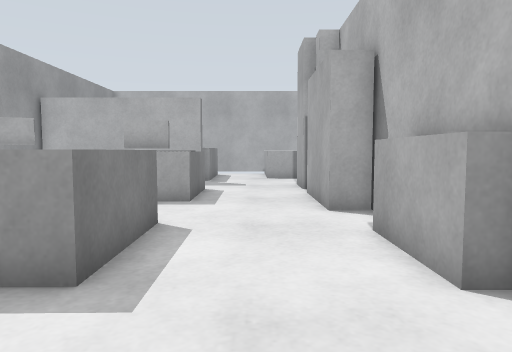
[1] (above)

16 first-person views from a walk through a robot-simulator world made for Gazebo. The camera is 0.72 m above the floor, tilts 4° down and sees 70° across. The floor is counted in squares, 0.5 m on a side. Each view is taken from the middle of a square. On the plan, view 1 faces up. The plan holds only what a view shows up to about 16 squares ahead; the rest is blank. The place goes on beyond the plan.

[2]
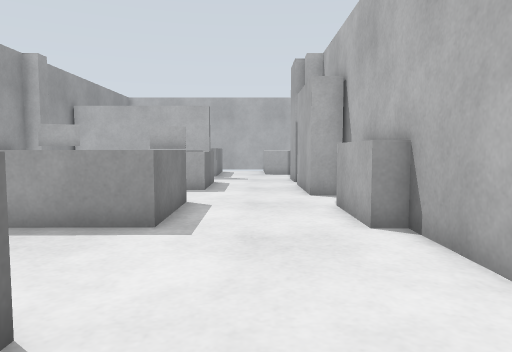

[3]
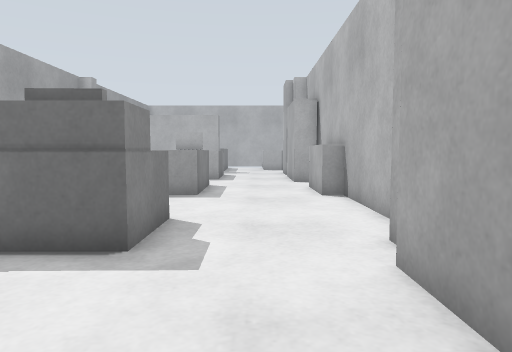

[4]
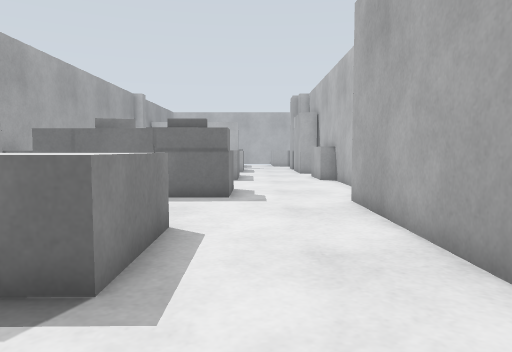

[5]
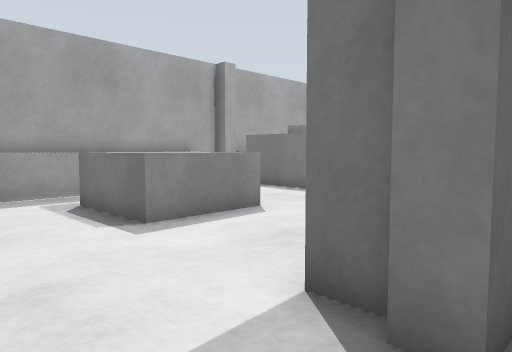

[6]
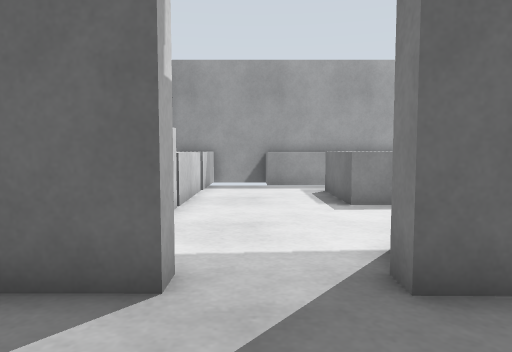

[7]
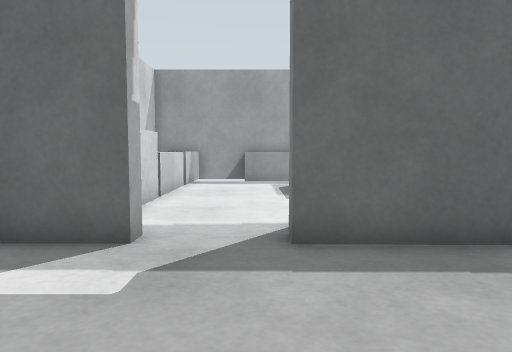

[8]
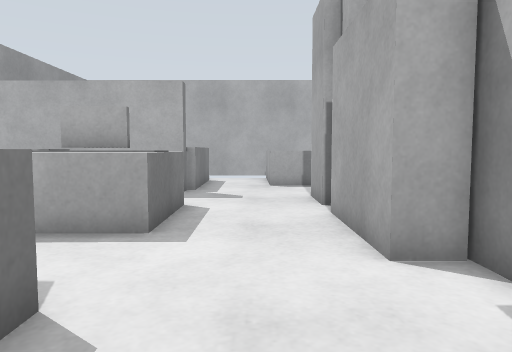

[9]
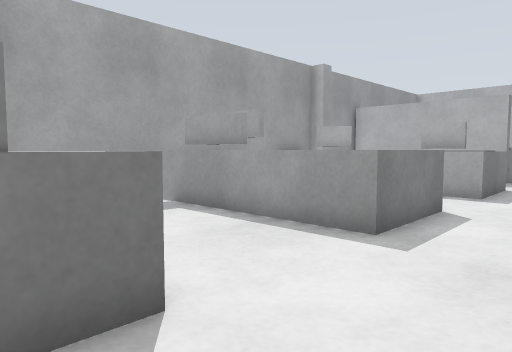

[10]
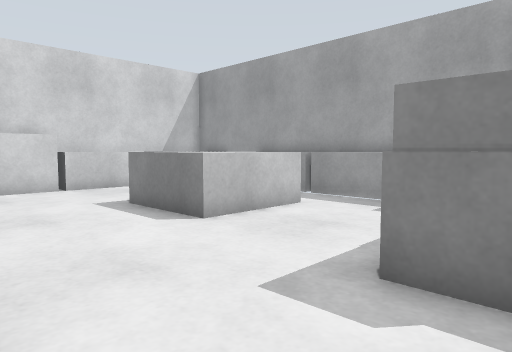

[11]
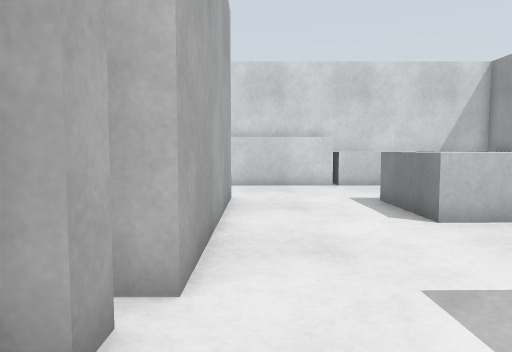

[12]
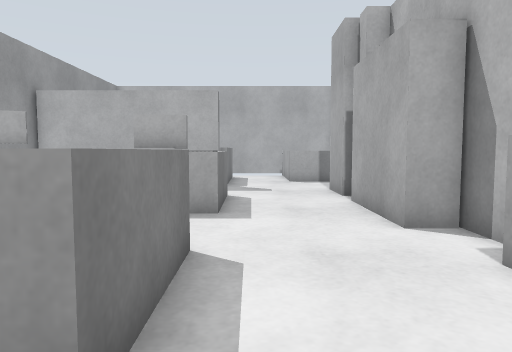

[13]
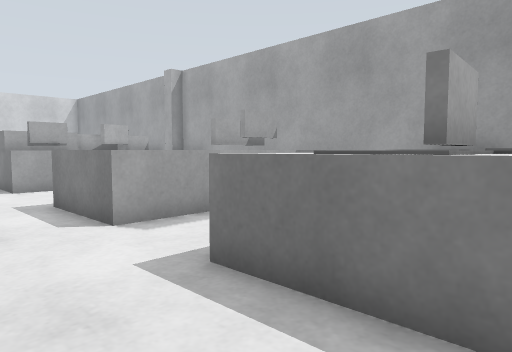

[14]
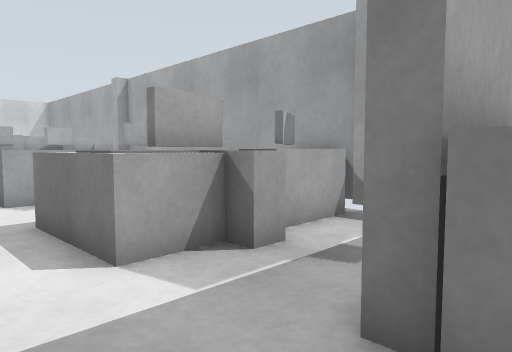

[15]
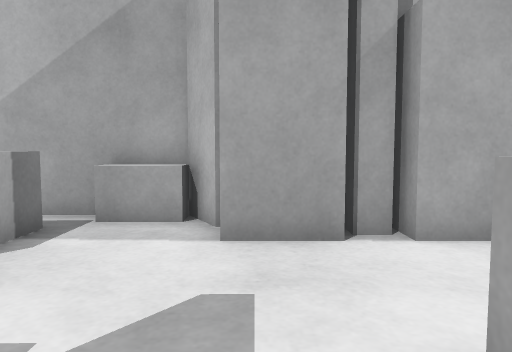

[16]
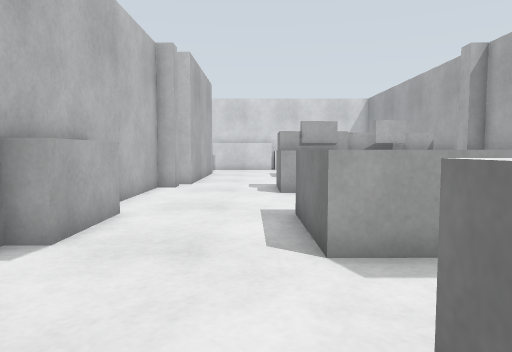

### Floor plan
Key: @ floor where view 1 was taken; # wall or solid block; . floor; = window, fence, low wall or low ledge.
Columns run from 9 left of view 1 to 9 right of it. Each row starts with its distance up from view 1.
 20        =..=# #
 19        =..===#
 18       #=....==
 17  ######.....=#
 16      ......###
 15    ........#
 14   ======...#
 13    ####=...##
 12      ##=...##
 11  ######=...#
 10   ======...#
  9       .....##
  8      .......#
  7  ######=...=#
  6       ##...=#
  5       ##...=#
  4  ######=...=#
  3   ..........#
  2    .........#
  1     ........#
  0   ======.@..#
 -1   #####=....#
 -2 ########...##
 -3 ##======...#
 -4  =.........#
 -5  =.........#
 -6  =.........#
 -7  =.====....#
 -8 #=.=##=....##
 -9 #=.=##=....##
-10 #=.=##=....##...
-11  =.===.....##...
-12  =..............  .
-13  #...............
-14   ..........#...
-15  #==========#..
-16       ###   #.

Positions as (right, up) in squares from view 1, and headings:
1: (0, 0), facing up
2: (0, -3), facing up
3: (0, -8), facing up
4: (-1, -14), facing up
5: (4, -14), facing up-left
6: (7, -13), facing left
7: (9, -12), facing left
8: (0, 4), facing up
9: (1, -2), facing up-left
10: (2, -1), facing down-left
11: (1, 0), facing down
12: (-1, 2), facing up
13: (1, 14), facing down-left
14: (0, 18), facing down-left
15: (-4, 15), facing right
16: (-1, 12), facing down
